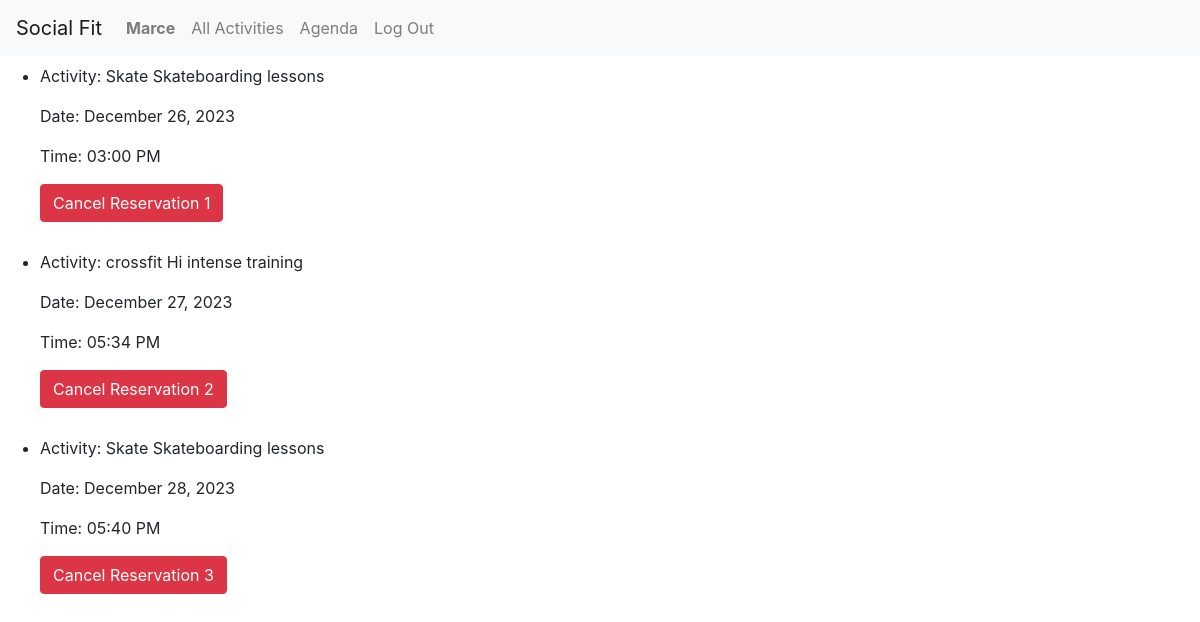
Before: /agenda/ (signed in) with the older database file.
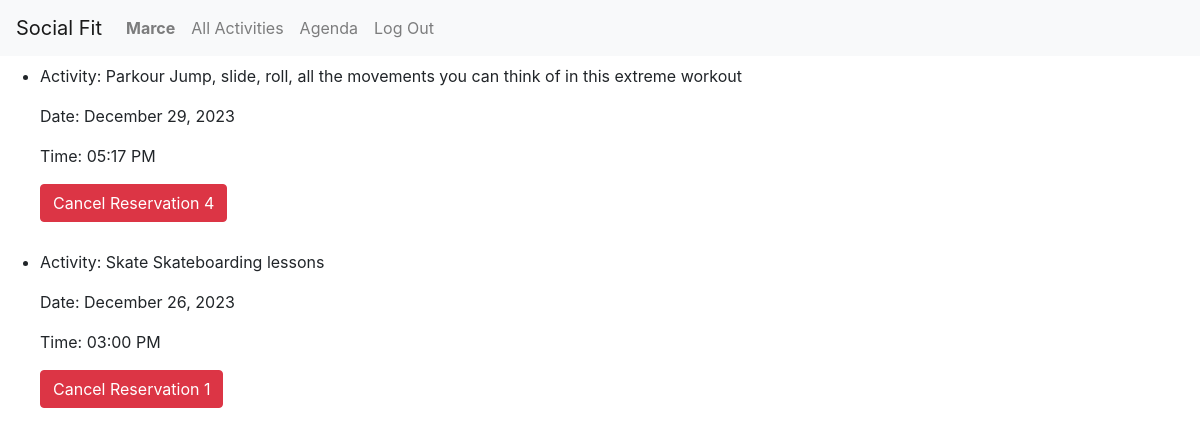
After: the same page with the newer database file.
### booking/models.py (models this page shows, shortened)
class User(AbstractUser):
    pass
    def __str__(self):
        return f"{self.username}"

class ActivityReservation(models.Model):
    user = models.ForeignKey(User, on_delete=models.CASCADE)
    schedule = models.ForeignKey(ActivitySchedule, on_delete=models.CASCADE)
    timestamp = models.DateTimeField(null=True, default=timezone.now)
    def __str__(self):
        return f"{self.timestamp} {self.user} {self.timestamp}"

class ActivitySchedule(models.Model):
    activity = models.ForeignKey(Activity, on_delete=models.CASCADE)
    instructor = models.ForeignKey(User, on_delete=models.CASCADE, related_name='instructor_activities')
    date = models.DateTimeField(null=True)
    capacity = models.IntegerField(null=True)
    cost = models.IntegerField(null=True)
    description = models.TextField(null=True)
    active = models.BooleanField(default=True)
    reservations = models.ManyToManyField(User, through='ActivityReservation')

class Activity(models.Model):
    created_by = models.ForeignKey(User, on_delete=models.CASCADE, related_name='activity_owner')
    name = models.CharField(max_length=30)
    description = models.TextField()
    image = models.ImageField(upload_to = 'images/')
    active = models.BooleanField(default=True)
    def __str__(self):
        return f"{self.name} {self.description}"

### booking/views.py (the view, shortened to what this page needs)
# urls.py: path('agenda/', views.see_agenda, name='agenda'),
def see_agenda(request):
    current_user = request.user
    agendas = ActivityReservation.objects.filter(user=current_user)
    message = None
    id = 0
    print(agendas)
    id_int = int(id)
    print(id_int)
    print(agendas[0].schedule.id)
    print(id_int == agendas[1].schedule.id)
    return render(request, 'booking/agenda.html', {'agendas': agendas, 'message': message, 'id': id_int})

### booking/templates/booking/agenda.html (shortened to what this page needs)
{% extends "booking/layout.html" %}
{% block body %}
    <ul>
        {% for agenda in agendas %}
        <li style="margin-bottom: 20px;">
            <div>
                <p>Activity: {{ agenda.schedule.activity }}</p>
                <p>Date: {{ agenda.schedule.date|date:"F j, Y" }}</p>
                <p>Time: {{ agenda.schedule.date|time:"h:i A" }}</p>
            </div>
            <form method="POST">
                <button type="submit" name="action" value="cancel" class="btn btn-danger mb-2">Cancel Reservation {{ agenda.schedule.id}}</button>
            </form>
        </li>
        {% endfor %}
    </ul>
{% endblock %}

### booking/templates/booking/layout.html (shortened to what this page needs)
{% load static %}
<!DOCTYPE html>
<html lang="en">
    <head>
        <link rel="stylesheet" href="https://stackpath.bootstrapcdn.com/bootstrap/4.4.1/css/bootstrap.min.css">
        <link href="{% static 'booking/styles.css' %}" rel="stylesheet">
    </head>
    <body>
        <nav class="navbar navbar-expand-lg navbar-light bg-light">
            <a class="navbar-brand" href="{% url 'booking:index' %}">Social Fit</a>
            <div>
              <ul class="navbar-nav mr-auto">
                {% if user.is_authenticated %}
                    <li class="nav-item">
                        <a class="nav-link" href="{% url 'booking:profile' request.user.username %}"><strong>{{ user.username }}</strong></a>
                    </li>
                {% endif %}
                <li class="nav-item">
                  <a class="nav-link" href="{% url 'booking:all_activities' %}">All Activities</a>
                </li>
                {% if user.is_authenticated %}
                    <li class="nav-item">
                        <a class="nav-link" href="{% url 'booking:agenda' %}">Agenda</a>
                    </li>
                    <li class="nav-item">
                        <a class="nav-link" href="{% url 'booking:logout' %}">Log Out</a>
                    </li>
                {% endif %}
              </ul>
            </div>
          </nav>
        <div class="body">
            {% block body %}
            {% endblock %}
        </div>
    </body>
</html>

Changed rows visible on the page:
removed ActivityReservation: schedule.activity "crossfit Hi intense training", schedule "December 27, 2023", schedule "05:34 PM", schedule.id "2"
removed ActivityReservation: schedule.activity "Skate Skateboarding lessons", schedule "December 28, 2023", schedule "05:40 PM", schedule.id "3"
added ActivityReservation: schedule.activity "Parkour Jump, slide, roll, all the movements you can think of in this extreme workout", schedule "December 29, 2023", schedule "05:17 PM", schedule.id "4"
